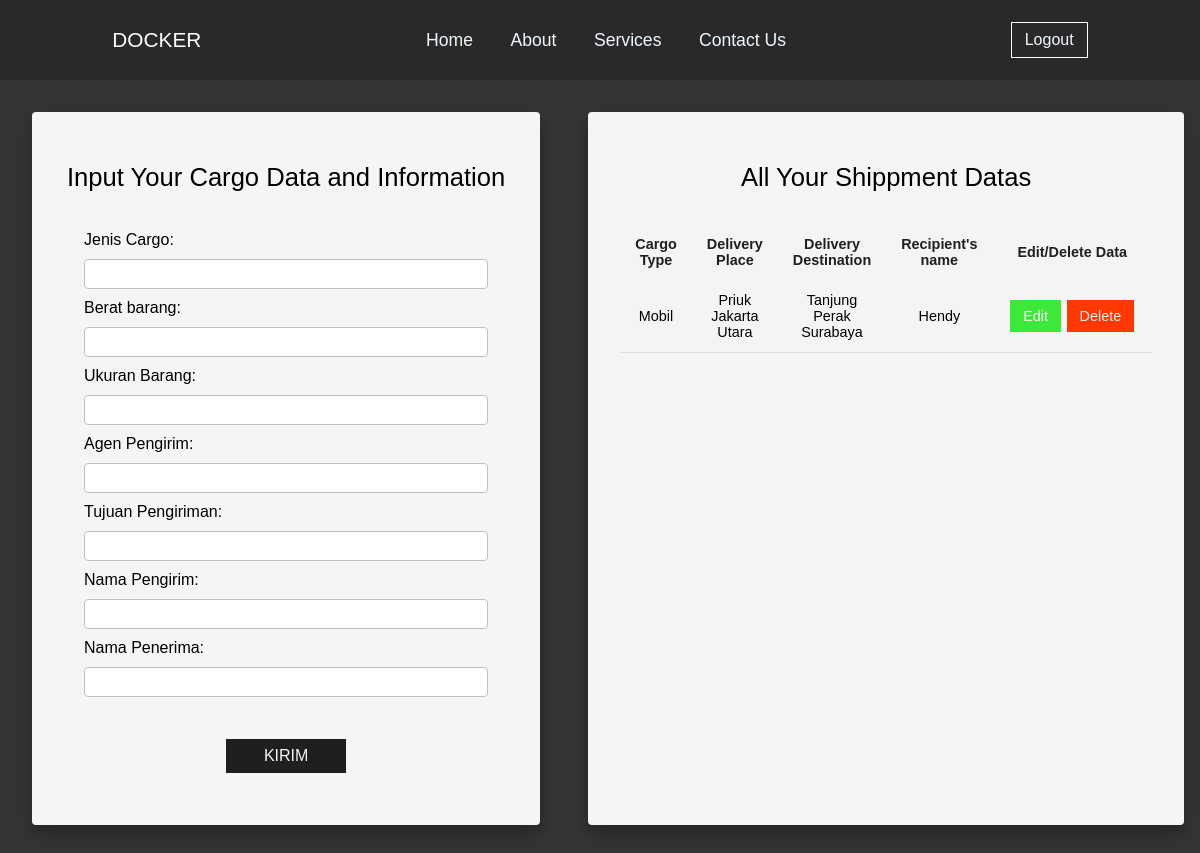
Page /cargo/add/ (signed in) on the earlier database version.
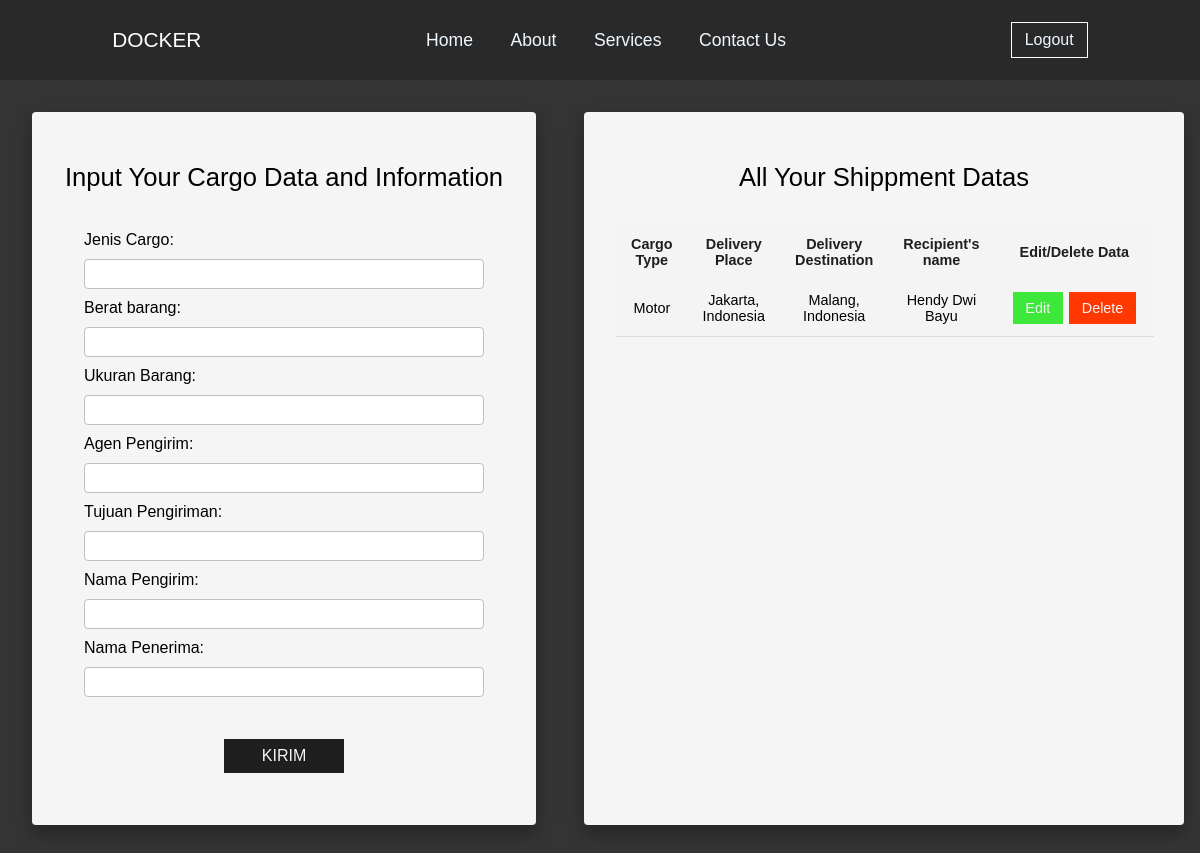
Same page on the later database version.
### myapp/models.py (models this page shows, shortened)
class Cargo(models.Model):
    user = models.ForeignKey(User, on_delete=models.CASCADE)
    jenis_cargo = models.CharField(max_length=100)
    berat = models.FloatField()
    ukuran = models.FloatField()
    agen_pengiriman = models.CharField(max_length=100)
    tujuan_pengiriman = models.CharField(max_length=100)
    nama_pengirim = models.CharField(max_length=100)
    nama_penerima = models.CharField(max_length=100)
    created_at = models.DateTimeField(auto_now_add=True)

### myapp/views.py (the view)
# urls.py: path('cargo/add/', views.add_cargo, name='add_cargo'),
@login_required(login_url='login')
def add_cargo(request):
    cargos = Cargo.objects.filter(user=request.user)
    if request.method == 'POST':
        form = CargoForm(request.POST)
        if form.is_valid():
            cargo = form.save(commit=False)
            cargo.user = request.user
            cargo.save()
            return redirect('add_cargo')
    else:
        form = CargoForm()
    return render(request, 'cargo_page.html', {'form': form, 'cargos': cargos})

### myapp/forms.py
class CargoForm(forms.ModelForm):
    class Meta:
        model = Cargo
        fields = ['jenis_cargo', 'berat', 'ukuran', 'agen_pengiriman', 'tujuan_pengiriman', 'nama_pengirim', 'nama_penerima']

### template/cargo_page.html (shortened to what this page needs)
{% load static %}
<!DOCTYPE html>
<html lang="en">
  <head>
    <link rel="stylesheet" href="{% static 'assets/css/cargo_style.css' %}" />
  </head>
  <body>
    <div class="content">
      <div class="tab">
        <p>DOCKER</p>
        <ul>
          <li><a href="/">Home</a></li>
          <li><a href="#">About</a></li>
          <li><a href="#">Services</a></li>
          <li><a href="#">Contact Us</a></li>
        </ul>
        {% if user.is_authenticated %}
        <a class="user" href="logout">Logout</a>
        {% else %}
        <a class="user" href="register">Register</a>
        {% endif %}
      </div>
      <div class="sub-content">
        <div class="form">
          <p>Input Your Cargo Data and Information</p>
          <form method="POST" class="cargo-form">
            <label for="id_jenis_cargo">Jenis Cargo:</label>
            {{ form.jenis_cargo }}
            <label for="id_berat">Berat barang:</label>
            {{form.berat}}
            <label for="id_ukuran">Ukuran Barang:</label>
            {{form.ukuran}}
            <label for="id_agen_pengiriman">Agen Pengirim:</label>
            {{form.agen_pengiriman}}
            <label for="id_tujuan_pengiriman">Tujuan Pengiriman:</label>
            {{form.tujuan_pengiriman}}
            <label for="id_nama_pengirim">Nama Pengirim:</label>
            {{form.nama_pengirim}}
            <label for="id_nama_penerima">Nama Penerima:</label>
            {{form.nama_penerima}}
            <button type="submit">Kirim</button>
          </form>
      </div>
        <div class="tab-container">
          <p>All Your Shippment Datas</p>
          <table class="content-table">
            <thead>
              <tr>
                <th>Cargo Type</th>
                <th>Delivery Place</th>
                <th>Delivery Destination</th>
                <th>Recipient's name</th>
                <th>Edit/Delete Data</th>
              </tr>
            </thead>
            <tbody>
              {% if not cargos %}
              <tr>
                <td>No Data</td>
                <td>No Data</td>
                <td>No Data</td>
                <td>No Data</td>
                <td>
                  No Data
                </td>
              </tr>
              {% else %}
              {% for cargo in cargos %}
              <tr>
                <td>{{cargo.jenis_cargo}}</td>
                <td>{{cargo.agen_pengiriman}}</td>
                <td>{{cargo.tujuan_pengiriman}}</td>
                <td>{{cargo.nama_penerima}}</td>
                <td>
                  <a class="edit" href="{% url 'edit_cargo' cargo.id %}">Edit</a><a class="delete" href="{% url 'delete_cargo' cargo.id %}">Delete</a>
                </td>
              </tr>
              {% endfor %}
              {% endif %}
            </tbody>
          </table>
        </div>
      </div>
  </body>
</html>

Differences in the rows shown:
removed Cargo: jenis_cargo "Mobil", agen_pengiriman "Priuk Jakarta Utara", tujuan_pengiriman "Tanjung Perak Surabaya", nama_penerima "Hendy"
added Cargo: jenis_cargo "Motor", agen_pengiriman "Jakarta, Indonesia", tujuan_pengiriman "Malang, Indonesia", nama_penerima "Hendy Dwi Bayu"
